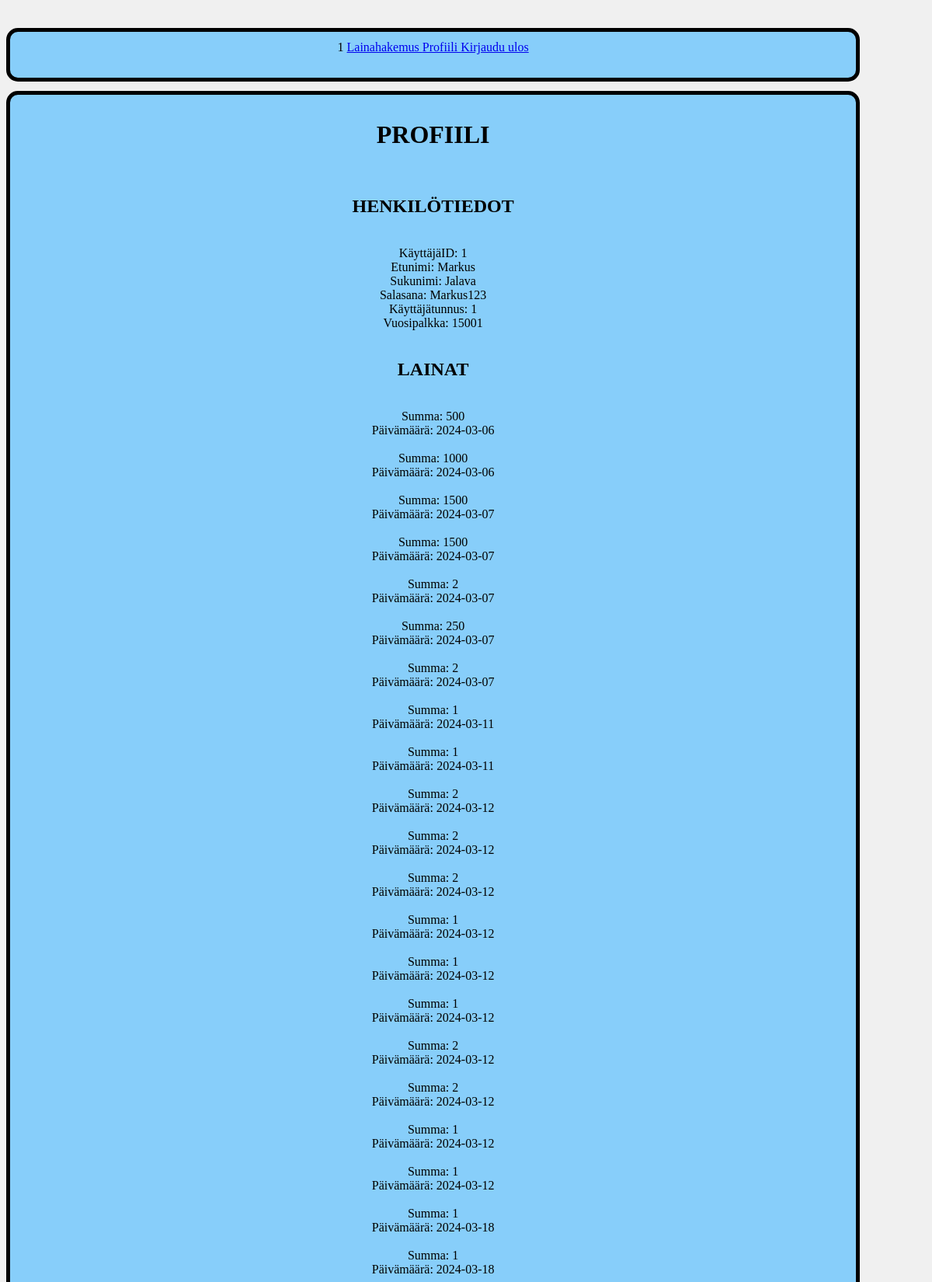
The page /profiili.php (signed in, upper part) on the database its author committed.
### tables this page shows
CREATE TABLE `lainat` (
  `summa` int(11) DEFAULT NULL,
  `pvm` date DEFAULT NULL,
  `käyttäjäID` int(11) NOT NULL
);

### profiili.php (the view, shortened to what this page needs)
<!DOCTYPE html>
<html lang="en">
<head>
    <link rel="stylesheet" type="text/css" href="asiakastyyli.css">
</head>
<body>
<?php
include 'yhteys.php';
if(isset($_SESSION['tyyppi'])) {
    if($_SESSION['tyyppi'] == 1) {
        include_once('työntekijäNav.php');
    } elseif($_SESSION['tyyppi'] == 0) {
        include_once('asiakkaanNav.php');
    }   elseif($_SESSION['tyyppi'] == 2) {
        include_once('adminNav.php');
    }
} else {
    header('Location: kirjautumis_sivu.php');
}
?>
<div id="sivu">
<div id="lomake">
<h1> PROFIILI </h1> <br>
<h2> HENKILÖTIEDOT </h2>
<?php
        $id = $_SESSION["käyttäjäid"];
        $hakusql = "SELECT * FROM käyttäjät WHERE käyttäjäID='$id'";
        $tulokset = $yhteys->query($hakusql);
        if ($tulokset->num_rows > 0) {
        while($rivi = $tulokset->fetch_assoc()) {
            ?>
            <br>
            KäyttäjäID: <?php echo "$id" ?> <br>
            Etunimi: <?php echo $rivi["etunimi"] ?> <br>
            Sukunimi: <?php echo $rivi["sukunimi"] ?> <br>
            Salasana: <?php echo $rivi["salasana"] ?> <br>
            Käyttäjätunnus: <?php echo $rivi["käyttäjätunnus"] ?> <br>
            Vuosipalkka: <?php echo $rivi["vuosipalkka"] ?> <br>
            <?php
    }
    } else {
    echo "Ei tuloksia.";
    }
    ?>
<br> <h2> LAINAT </h2> <br>
<?php
$id = $_SESSION["käyttäjäid"];
$hakusql = "SELECT * FROM lainat WHERE käyttäjäID='$id'";
$tulokset = $yhteys->query($hakusql);
if ($tulokset->num_rows > 0) {
   while($rivi = $tulokset->fetch_assoc()) {
      echo "Summa: " . $rivi["summa"] . "<br>";
      echo "Päivämäärä: " . $rivi["pvm"] . "<br>";
      echo " <br>";
   }
   echo "<br>";
   echo "<br>";
} else {
   echo "Ei tuloksia";
}
?>
</body>

### asiakkaanNav.php (shortened to what this page needs)
<div id="nav">
    <div id="linkit">
        <a> <?php echo $_SESSION["käyttäjäid"]?> </a>
        <a href="lainahakemus.php">Lainahakemus </a>
        <a href="profiili.php">Profiili </a>
        <a href="kirjaudu_ulos.php"> Kirjaudu ulos</a>
    </div>
    <br>
</div>

### asiakastyyli.css (style rules this page uses)
body { background-color: #f0f0f0; background-image: url("https://cdn.nimbusthemes.com/2017/09/09233410/Free-Nature-Backgrounds-Nature-Bison-by-Burst-1024x683.jpg"); }
#nav { background-color: lightskyblue; width: 90%; border: 5px solid black; padding: 1%; margin: 0%; height: 5%; margin-top: 3%; text-align: center; margin-bottom: 1%; border-radius: 15px; }
#lomake { text-align: center; }
#sivu { display: grid; place-items: center; margin-top: 5%; background-color: lightskyblue; }
#sivu { width: 90%; border: 5px solid black; padding: 1%; margin: 0%; height: 50%; border-radius: 15px; }

### rows shown on the page
käyttäjät: etunimi "Markus", sukunimi "Jalava", salasana "Markus123", käyttäjätunnus "1", vuosipalkka "15001"
lainat: summa "500", pvm "2024-03-06"
lainat: summa "1000", pvm "2024-03-06"
lainat: summa "1500", pvm "2024-03-07"
lainat: summa "1500", pvm "2024-03-07"
lainat: summa "2", pvm "2024-03-07"
lainat: summa "250", pvm "2024-03-07"
lainat: summa "2", pvm "2024-03-07"
lainat: summa "1", pvm "2024-03-11"
lainat: summa "1", pvm "2024-03-11"
lainat: summa "2", pvm "2024-03-12"
lainat: summa "2", pvm "2024-03-12"
lainat: summa "2", pvm "2024-03-12"
lainat: summa "1", pvm "2024-03-12"
lainat: summa "1", pvm "2024-03-12"
lainat: summa "1", pvm "2024-03-12"
lainat: summa "2", pvm "2024-03-12"
lainat: summa "2", pvm "2024-03-12"
lainat: summa "1", pvm "2024-03-12"
lainat: summa "1", pvm "2024-03-12"
lainat: summa "1", pvm "2024-03-18"
lainat: summa "1", pvm "2024-03-18"

### other values the page prints
$_SESSION["käyttäjäid"] "1"
